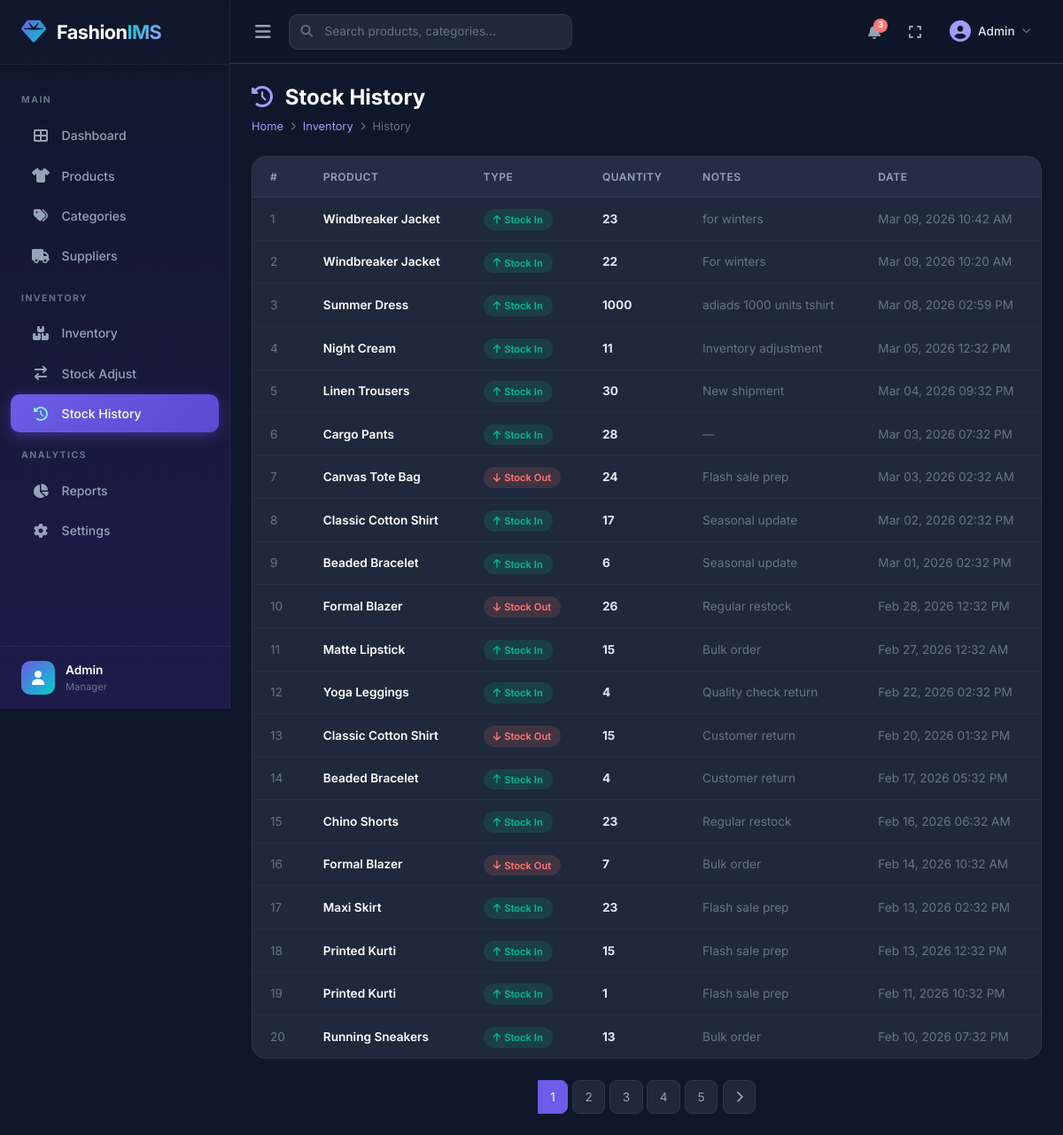
The page /inventory/history/ on the database its author committed.
### apps/inventory/models.py (models this page shows, shortened)
class StockLog(models.Model):
    CHANGE_TYPES = [
        ('IN', 'Stock In'),
        ('OUT', 'Stock Out'),
    ]
    product = models.ForeignKey(
        'products.Product', on_delete=models.CASCADE, related_name='stock_logs'
    )
    change_type = models.CharField(max_length=3, choices=CHANGE_TYPES)
    quantity = models.PositiveIntegerField()
    notes = models.TextField(blank=True)
    created_at = models.DateTimeField(auto_now_add=True)
    class Meta:
        ordering = ['-created_at']

### apps/products/models.py (models this page shows, shortened)
class Product(models.Model):
    name = models.CharField(max_length=200)
    sku = models.CharField(max_length=50, unique=True)
    category = models.ForeignKey(
        'categories.Category', on_delete=models.SET_NULL,
        null=True, blank=True, related_name='products'
    )
    brand = models.CharField(max_length=100, blank=True)
    size = models.CharField(max_length=50, blank=True)
    color = models.CharField(max_length=50, blank=True)
    price = models.DecimalField(max_digits=10, decimal_places=2, default=0)
    stock_quantity = models.PositiveIntegerField(default=0)
    supplier = models.ForeignKey(
        'suppliers.Supplier', on_delete=models.SET_NULL,
        null=True, blank=True, related_name='products'
    )
    product_image = models.ImageField(upload_to='products/', blank=True, null=True)
    description = models.TextField(blank=True)
    created_at = models.DateTimeField(auto_now_add=True)
    updated_at = models.DateTimeField(auto_now=True)
    class Meta:
        ordering = ['-created_at']

### apps/inventory/views.py (the view)
# urls.py: path('history/', views.stock_history, name='stock_history'),
def stock_history(request):
    logs = StockLog.objects.select_related('product').all()
    paginator = Paginator(logs, 20)
    page = request.GET.get('page')
    logs = paginator.get_page(page)
    return render(request, 'inventory/stock_history.html', {'logs': logs})

### templates/inventory/stock_history.html (shortened to what this page needs)
{% extends 'base.html' %}
{% block content %}
<div class="page-header">
    <div>
        <h1 class="page-title"><i class="fas fa-clock-rotate-left"></i> Stock History</h1>
        <div class="breadcrumb-custom">
            <a href="{% url 'dashboard:index' %}">Home</a>
            <i class="fas fa-chevron-right" style="font-size: 0.6rem;"></i>
            <a href="{% url 'inventory:inventory_list' %}">Inventory</a>
            <i class="fas fa-chevron-right" style="font-size: 0.6rem;"></i>
            <span>History</span>
        </div>
    </div>
</div>
<div class="data-card animate-scale-in">
    <div class="table-responsive">
        <table class="table-custom">
            <thead>
                <tr>
                    <th>#</th>
                    <th>Product</th>
                    <th>Type</th>
                    <th>Quantity</th>
                    <th>Notes</th>
                    <th>Date</th>
                </tr>
            </thead>
            <tbody>
                {% for log in logs %}
                <tr>
                    <td style="color: var(--text-muted);">{{ forloop.counter }}</td>
                    <td style="font-weight: 600; color: #fff;">{{ log.product.name|truncatechars:30 }}</td>
                    <td>
                        {% if log.change_type == 'IN' %}
                        <span class="badge-stock-in"><i class="fas fa-arrow-up me-1"></i>Stock In</span>
                        {% else %}
                        <span class="badge-stock-out"><i class="fas fa-arrow-down me-1"></i>Stock Out</span>
                        {% endif %}
                    </td>
                    <td style="font-weight: 700;">{{ log.quantity }}</td>
                    <td style="color: var(--text-muted);">{{ log.notes|default:"—" }}</td>
                    <td style="color: var(--text-muted);">{{ log.created_at|date:"M d, Y h:i A" }}</td>
                </tr>
                {% endfor %}
            </tbody>
        </table>
    </div>
</div>
{% if logs.has_other_pages %}
<nav class="pagination-custom">
    {% for num in logs.paginator.page_range %}
    <span class="page-item {% if logs.number == num %}active{% endif %}">
        <a class="page-link" href="?page={{ num }}">{{ num }}</a>
    </span>
    {% endfor %}
    {% if logs.has_next %}
    <a class="page-link" href="?page={{ logs.next_page_number }}"><i class="fas fa-chevron-right"></i></a>
    {% endif %}
</nav>
{% endif %}
{% endblock %}

### static/css/style.css (style rules this page uses)
:root { --primary: #6C5CE7; --primary-light: #A29BFE; --primary-dark: #5A4BD1; --accent: #00CEC9; --accent-light: #81ECEC; --success: #00B894; --warning: #FDCB6E; --danger: #FF7675; --info: #74B9FF; --dark: #0D1B2A; --dark-secondary: #1B2838; --dark-card: #1E293B; --dark-border: #2D3A4A; --text-primary: #E2E8F0; --text-secondary: #94A3B8; --text-muted: #64748B; --sidebar-width: 260px; --sidebar-bg: linear-gradient(180deg, #0F172A 0%, #1E1B4B 100%); --transition-fast: 0.15s ease; --transition-base: 0.3s ease; --transition-slow: 0.5s ease; --shadow-sm: 0 1px 3px rgba(0,0,0,0.3); --shadow-md: 0 4px 12px rgba(0,0,0,0.3); --shadow-lg: 0 10px 30px rgba(0,0,0,0.4); --shadow-glow: 0 0 20px rgba(108,92,231,0.3); }
* { margin: 0; padding: 0; box-sizing: border-box; }
body { font-family: 'Inter', -apple-system, BlinkMacSystemFont, sans-serif; background-color: #0F172A; color: var(--text-primary); overflow-x: hidden; min-height: 100vh; }
a { text-decoration: none; color: inherit; }
.page-header { display: flex; align-items: center; justify-content: space-between; margin-bottom: 1.5rem; flex-wrap: wrap; gap: 1rem; }
.page-title { font-size: 1.5rem; font-weight: 700; color: #fff; }
.page-title i { margin-right: 0.5rem; color: var(--primary-light); }
.breadcrumb-custom { display: flex; align-items: center; gap: 0.5rem; font-size: 0.8rem; color: var(--text-muted); }
.breadcrumb-custom a { color: var(--primary-light); }
.data-card { background: var(--dark-card); border: 1px solid var(--dark-border); border-radius: 16px; overflow: hidden; margin-bottom: 1.5rem; transition: all var(--transition-base); }
.table-custom { width: 100%; margin: 0; color: var(--text-primary); }
.table-custom thead th { background: rgba(108,92,231,0.08); padding: 0.85rem 1.25rem; font-size: 0.75rem; font-weight: 600; text-transform: uppercase; letter-spacing: 0.5px; color: var(--text-secondary); border-bottom: 1px solid var(--dark-border); white-space: nowrap; }
.table-custom tbody td { padding: 0.85rem 1.25rem; font-size: 0.85rem; border-bottom: 1px solid rgba(255,255,255,0.03); vertical-align: middle; }
.table-custom tbody tr { transition: background var(--transition-fast); }
.table-custom tbody tr:last-child td { border-bottom: none; }
.badge-stock-in { background: rgba(0,184,148,0.15); color: var(--success); padding: 0.3rem 0.7rem; border-radius: 20px; font-size: 0.7rem; font-weight: 600; }
.badge-stock-out { background: rgba(255,118,117,0.15); color: var(--danger); padding: 0.3rem 0.7rem; border-radius: 20px; font-size: 0.7rem; font-weight: 600; }
.pagination-custom { display: flex; justify-content: center; gap: 0.35rem; margin-top: 1.5rem; }
.pagination-custom .page-link { background: var(--dark-card); border: 1px solid var(--dark-border); color: var(--text-secondary); border-radius: 8px; padding: 0.5rem 0.85rem; font-size: 0.85rem; transition: all var(--transition-fast); }
.pagination-custom .page-item.active .page-link { background: var(--primary); border-color: var(--primary); color: #fff; }
.animate-scale-in { animation: scaleIn 0.35s ease forwards; }

### rows shown on the page
StockLog: product.name "Windbreaker Jacket", change_type "IN" (drawn), quantity "23", notes "for winters", created_at "Mar 09, 2026 10:42 AM"
StockLog: product.name "Windbreaker Jacket", change_type "IN" (drawn), quantity "22", notes "For winters", created_at "Mar 09, 2026 10:20 AM"
StockLog: product.name "Summer Dress", change_type "IN" (drawn), quantity "1000", notes "adiads 1000 units tshirt", created_at "Mar 08, 2026 02:59 PM"
StockLog: product.name "Night Cream", change_type "IN" (drawn), quantity "11", notes "Inventory adjustment", created_at "Mar 05, 2026 12:32 PM"
StockLog: product.name "Linen Trousers", change_type "IN" (drawn), quantity "30", notes "New shipment", created_at "Mar 04, 2026 09:32 PM"
StockLog: product.name "Cargo Pants", change_type "IN" (drawn), quantity "28", notes "—", created_at "Mar 03, 2026 07:32 PM"
StockLog: product.name "Canvas Tote Bag", change_type "OUT" (drawn), quantity "24", notes "Flash sale prep", created_at "Mar 03, 2026 02:32 AM"
StockLog: product.name "Classic Cotton Shirt", change_type "IN" (drawn), quantity "17", notes "Seasonal update", created_at "Mar 02, 2026 02:32 PM"
StockLog: product.name "Beaded Bracelet", change_type "IN" (drawn), quantity "6", notes "Seasonal update", created_at "Mar 01, 2026 02:32 PM"
StockLog: product.name "Formal Blazer", change_type "OUT" (drawn), quantity "26", notes "Regular restock", created_at "Feb 28, 2026 12:32 PM"
StockLog: product.name "Matte Lipstick", change_type "IN" (drawn), quantity "15", notes "Bulk order", created_at "Feb 27, 2026 12:32 AM"
StockLog: product.name "Yoga Leggings", change_type "IN" (drawn), quantity "4", notes "Quality check return", created_at "Feb 22, 2026 02:32 PM"
StockLog: product.name "Classic Cotton Shirt", change_type "OUT" (drawn), quantity "15", notes "Customer return", created_at "Feb 20, 2026 01:32 PM"
StockLog: product.name "Beaded Bracelet", change_type "IN" (drawn), quantity "4", notes "Customer return", created_at "Feb 17, 2026 05:32 PM"
StockLog: product.name "Chino Shorts", change_type "IN" (drawn), quantity "23", notes "Regular restock", created_at "Feb 16, 2026 06:32 AM"
StockLog: product.name "Formal Blazer", change_type "OUT" (drawn), quantity "7", notes "Bulk order", created_at "Feb 14, 2026 10:32 AM"
StockLog: product.name "Maxi Skirt", change_type "IN" (drawn), quantity "23", notes "Flash sale prep", created_at "Feb 13, 2026 02:32 PM"
StockLog: product.name "Printed Kurti", change_type "IN" (drawn), quantity "15", notes "Flash sale prep", created_at "Feb 13, 2026 12:32 PM"
StockLog: product.name "Printed Kurti", change_type "IN" (drawn), quantity "1", notes "Flash sale prep", created_at "Feb 11, 2026 10:32 PM"
StockLog: product.name "Running Sneakers", change_type "IN" (drawn), quantity "13", notes "Bulk order", created_at "Feb 10, 2026 07:32 PM"

### other values the page prints
{{ num }} "1" "2" "3" "4" "5"
